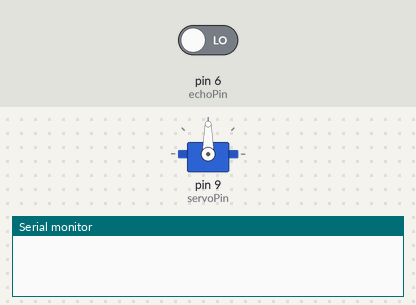
The sketch below on a simulated Arduino Uno, built with avr-gcc and run on an emulated ATmega328P. Shown: servo, the last lines printed to the serial monitor. The test bench sets the inputs (shaded band); at power-on: pin 6 (echoPin) LOW.

Above: at 0.1 s.
At 5.1 s:
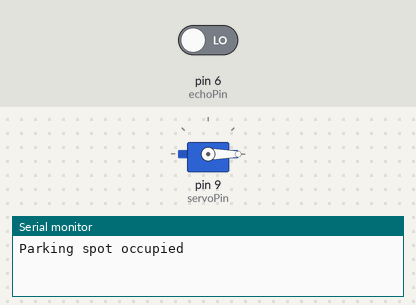
Timing chart, 0 to 6.6 s (numbered marks = the images above):
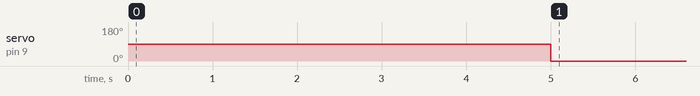

The sketch:

Car_Parking_System.ino
```cpp
/*Task 1 */
/*Car Parking System*/
/*Problem: IOT-based car parking management
system help in efficient parking space
utilization only Arduino code and components used. */


#include <Servo.h>

const int trigPin = 7; // Ultrasonic sensor trigger pin
const int echoPin = 6; // Ultrasonic sensor echo pin
const int servoPin = 9; // Servo motor pin
const int parkingDistance = 10; // Parking distance in centimeters
const int freeAngle = 90; // Angle for free parking spot
const int occupiedAngle = 0; // Angle for occupied parking spot

Servo parkingServo; // Create a Servo object

void setup() {
  Serial.begin(9600); // Start serial communication
  parkingServo.attach(servoPin); // Attach the servo to the pin
}

void loop() {
  long duration, distance;
  pinMode(trigPin, OUTPUT);
  digitalWrite(trigPin, LOW);
  delay(2000);
  digitalWrite(trigPin, HIGH);
  delay(2000);
  digitalWrite(trigPin, LOW);
  pinMode(echoPin, INPUT);
  duration = pulseIn(echoPin, HIGH); // Measure the time it takes for the ultrasonic signal to bounce back
  distance = (duration / 2) / 29.1; // Calculate the distance in centimeters

  if (distance <= parkingDistance) {
    // If a car is detected in the parking spot
    parkingServo.write(occupiedAngle); // Set the servo angle to the occupied angle
    Serial.println("Parking spot occupied");
  }
  else {
    // If the parking spot is free
    parkingServo.write(freeAngle); // Set the servo angle to the free angle
    Serial.println("Parking spot free");
  }
  delay(5000); // Wait for half a second
}
```

Measured:
- by itself, servo on pin 9 (servoPin): 90° → 0° at 5.0 s
